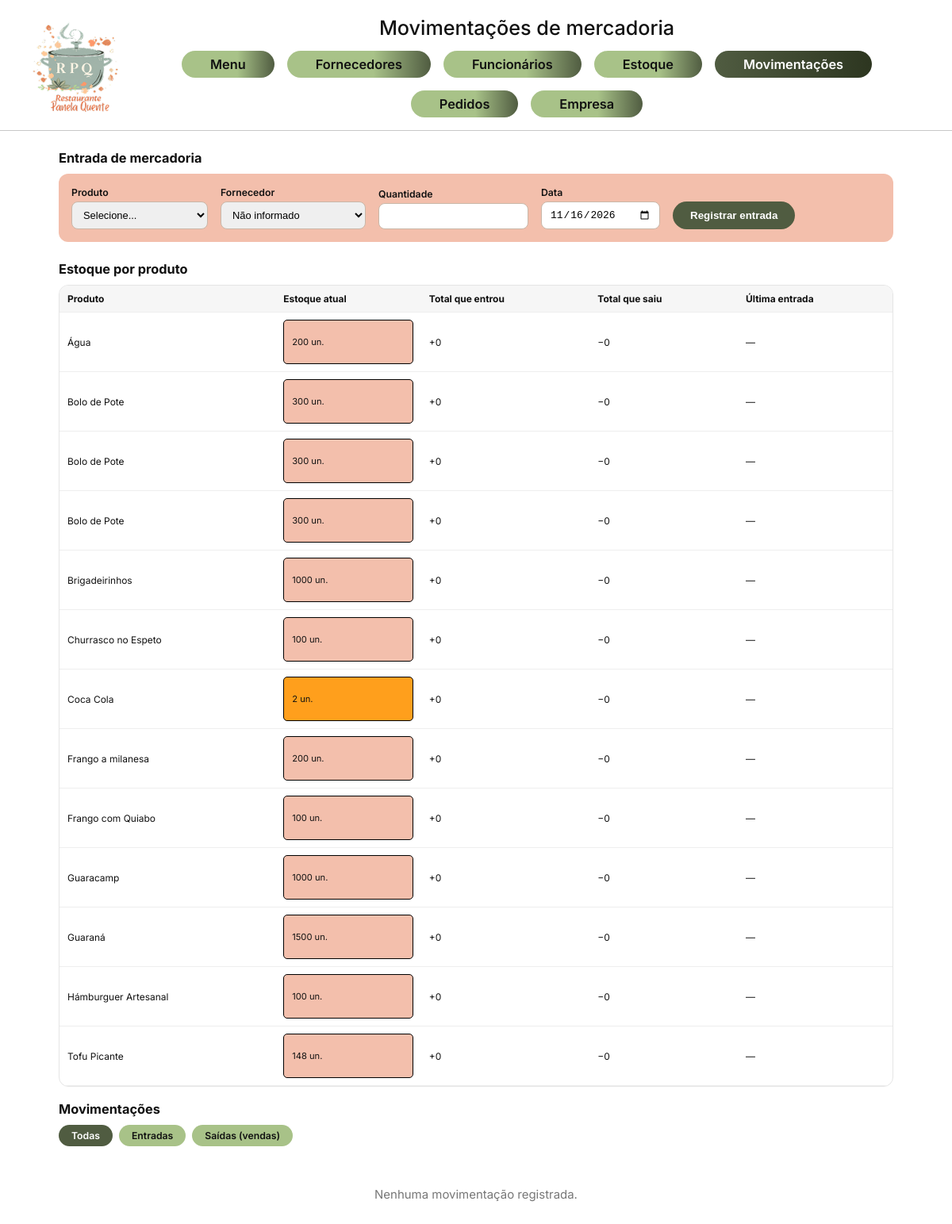
Before: /projetobernardolohana/index.php?controller=produto&action=movimentos (signed in) with the older database file.
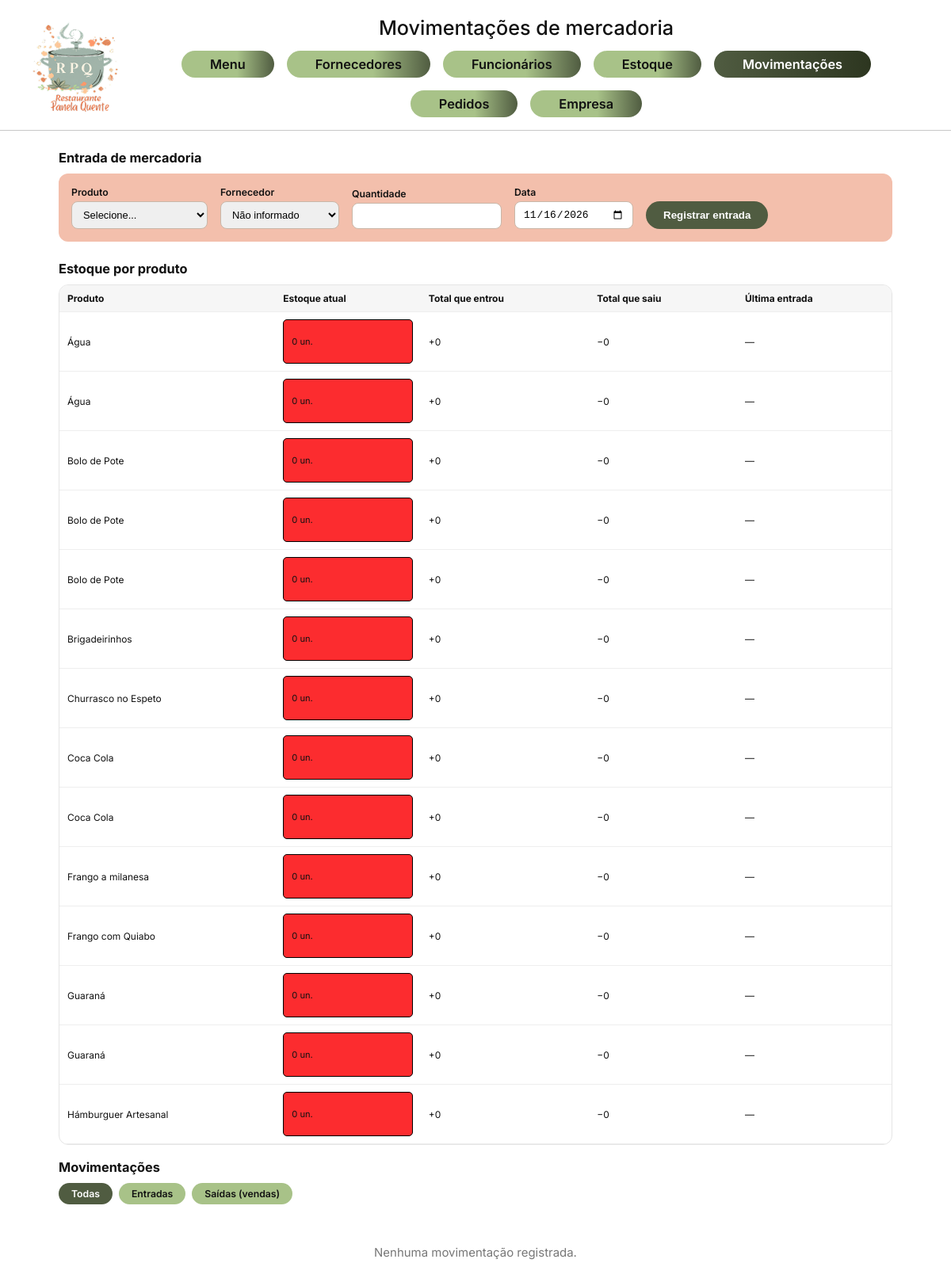
After: the same page with the newer database file.
### tables this page shows
CREATE TABLE `produto` (
  `id` int(11) NOT NULL,
  `categoria_id` int(11) NOT NULL,
  `nome` varchar(100) NOT NULL,
  `descricao` text DEFAULT NULL,
  `variacao` varchar(150) DEFAULT NULL,
  `preco` decimal(10,2) NOT NULL DEFAULT 0.00,
  `estoque_qtd` int(11) NOT NULL DEFAULT 0,
  `fornecedor_id` int(11) DEFAULT NULL,
  `ativo` tinyint(1) NOT NULL DEFAULT 1
);

### projetobernardolohana/controllers/produtocontroller.php (called while the page is built, shortened)
<?php
require_once __DIR__ . '/../models/entrada.php';
class ProdutoController
{
    public function movimentos(): void
    {
        $modelo = new Entrada();
        $resumo = $modelo->resumoPorProduto();
        require_once __DIR__ . '/../views/movimentos.php';
    }
}

### projetobernardolohana/index.php (called while the page is built, shortened)
<?php
require_once __DIR__ . '/config/db.php';
$controller = $_GET['controller'] ?? 'auth';
$action = $_GET['action'] ?? 'form';
switch ($controller) {
    case 'produto':
        require_once __DIR__ . '/controllers/produtocontroller.php';
        $c = new ProdutoController();
        break;
}
$c->$action();

### projetobernardolohana/config/db.php (called while the page is built)
<?php
class Database
{
    private static $conn=null;
    public static function getConnection()
    {
        if (self::$conn === null) {
            try {
                self::$conn=new PDO(
                    "mysql:host=localhost;dbname=projetorrgi51;charset=utf8mb4",
                    "root",
                    "",
                    [
                        PDO::ATTR_ERRMODE=>PDO::ERRMODE_EXCEPTION,
                        PDO::ATTR_DEFAULT_FETCH_MODE=>PDO::FETCH_ASSOC
                    ]
                );
            }catch (PDOException $e){
                die("Erro ao conectar ao banco de dados.");
            }
        }
        return self::$conn;
    }
}

### projetobernardolohana/models/entrada.php (called while the page is built, shortened)
<?php
require_once __DIR__ . '/../config/db.php';
class Entrada
{
    private PDO $conn;
    public function __construct()
    {
        $this->conn = Database::getConnection();
    }
    public function resumoPorProduto(): array
    {
        return $this->conn->query("
            SELECT p.id, p.nome, p.estoque_qtd,
                   COALESCE(SUM(CASE WHEN e.tipo = 'entrada' THEN e.quantidade END), 0) AS total_entrada,
                   COALESCE(SUM(CASE WHEN e.tipo = 'venda'   THEN e.quantidade END), 0) AS total_saida,
                   MAX(CASE WHEN e.tipo = 'entrada' THEN e.criado_em END) AS ultima_entrada
            FROM produto p
            LEFT JOIN entrada_mercadoria e ON e.produto_id = p.id
            GROUP BY p.id, p.nome, p.estoque_qtd
            ORDER BY p.nome
        ")->fetchAll();
    }
}

### projetobernardolohana/views/movimentos.php (the view, shortened to what the changed rows need)
<!DOCTYPE html>
<html lang="pt-BR">
<head>
  <link rel="stylesheet" href="public/assets/css/style.css">
</head>
<body data-page="produtos">
  <header class="site-header">
    <div class="header-right">
      <h1 class="header-title">Movimentações de mercadoria</h1>
    </div>
  </header>
  <section class="mov-box">
    <h2 class="mov-titulo">Entrada de mercadoria</h2>
  </section>
  <section class="mov-box">
    <h2 class="mov-titulo">Estoque por produto</h2>
    <div class="mov-tabela-wrap">
      <table class="mov-tabela">
        <thead>
          <tr>
            <th>Produto</th><th>Estoque atual</th><th>Total que entrou</th>
            <th>Total que saiu</th><th>Última entrada</th>
          </tr>
        </thead>
        <tbody>
          <?php foreach ($resumo as $r): ?>
            <?php $atual = (int)$r['estoque_qtd']; $classe = $atual <= 0 ? 'estoque-zero' : ($atual <= 10 ? 'estoque-baixo' : ''); ?>
            <tr>
              <td><?= htmlspecialchars($r['nome']) ?></td>
              <td><span class="badge badge-estoque <?= $classe ?>"><?= $atual ?> un.</span></td>
              <td>+<?= (int)$r['total_entrada'] ?></td>
              <td>−<?= (int)$r['total_saida'] ?></td>
              <td><?= $r['ultima_entrada'] ? htmlspecialchars(date('d/m/Y H:i', strtotime($r['ultima_entrada']))) : '—' ?></td>
            </tr>
          <?php endforeach; ?>
        </tbody>
      </table>
    </div>
    <h2 class="mov-titulo">Movimentações</h2>
  </section>
</body>
</html>

Changed rows visible on the page:
removed produto: nome "Bolo de Pote", estoque_qtd "300", total_entrada "0", total_saida "0"
removed produto: nome "Tofu Picante", estoque_qtd "148", total_entrada "0", total_saida "0"
added produto: nome "Água", estoque_qtd "0", total_entrada "0", total_saida "0"
changed produto (number 2 of 14 on the later page): estoque_qtd "200" → "0"
changed produto (number 3 of 14 on the later page): estoque_qtd "300" → "0"
added produto: nome "Bolo de Pote", estoque_qtd "0", total_entrada "0", total_saida "0"
changed produto (number 5 of 14 on the later page): estoque_qtd "300" → "0"
changed produto "Brigadeirinhos": estoque_qtd "1000" → "0"
changed produto "Churrasco no Espeto": estoque_qtd "100" → "0"
changed produto (number 8 of 14 on the later page): estoque_qtd "2" → "0"
added produto: nome "Coca Cola", estoque_qtd "0", total_entrada "0", total_saida "0"
changed produto "Frango a milanesa": estoque_qtd "200" → "0"
changed produto "Frango com Quiabo": estoque_qtd "100" → "0"
changed produto (number 12 of 14 on the later page): nome "Guaracamp" → "Guaraná"; estoque_qtd "1000" → "0"
changed produto (number 13 of 14 on the later page): estoque_qtd "1500" → "0"
changed produto "Hámburguer Artesanal": estoque_qtd "100" → "0"
